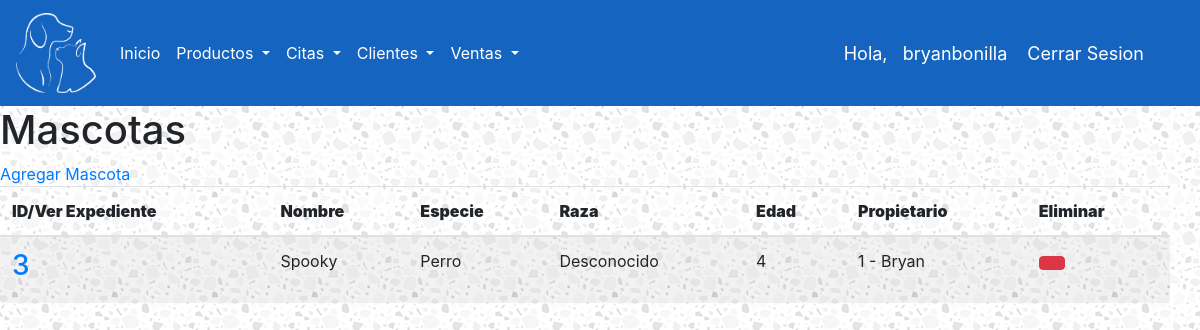
The page /mascota/ (signed in) on the database as committed earlier.
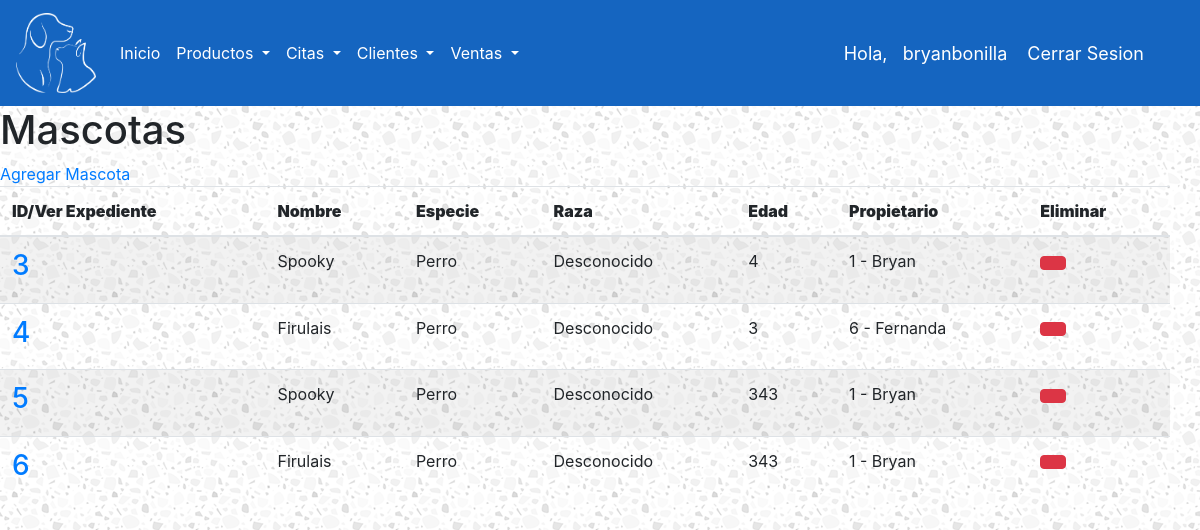
The same page on the database as committed later.
### ControlDeVeterinaria/models.py (models this page shows, shortened)
class Account(AbstractBaseUser):
    ROLES = (
        ('ADMIN','ADMIN'),
        ('EMPLEADO','EMPLEADO'),
    )
    rol = models.CharField(max_length=30, choices=ROLES)
    username = models.CharField(max_length=50, unique=True)
    password = models.CharField(max_length=50)
    is_admin = models.BooleanField(default=False)
    is_staff = models.BooleanField(default=False)
    is_superuser = models.BooleanField(default=False)
    USERNAME_FIELD = 'username'
    REQUIRED_FIELDS = ['rol','password']
    objects = MyAccountManager()
    def __str__(self):
        return self.username

class Mascota(models.Model):
    nombreMascota = models.CharField(max_length=20)
    especie = models.CharField(max_length=20)
    raza = models.CharField(max_length=20)
    edad = models.IntegerField()
    propietario = models.ForeignKey(Propietario, on_delete=models.SET_NULL, null=True)

class Propietario(models.Model):
    nombrePropietario = models.CharField(max_length=30)
    telefonoMovil = models.CharField(max_length=10)
    telefonoCasa = models.CharField(max_length=10)
    correoElectronico = models.CharField(max_length=50)
    def __str__(self):
        return '%s - %s' % (self.id, self.nombrePropietario)

### ControlDeVeterinaria/views.py (the view)
# urls.py: path('mascota/', verMascota, name="ver-mascota"),
@login_required(login_url='login')
def verMascota(request):
    listaMascotas = Mascota.objects.all()
    context ={
        'listaMascotas':listaMascotas
    }
    return render(request, 'ControlDeVeterinaria/mascota.html', context)

### ControlDeVeterinaria/templates/ControlDeVeterinaria/mascota.html (shortened to what this page needs)
{% extends 'ControlDeVeterinaria/base.html' %}
{% load static %}
{% block content %}
<h1>Mascotas</h1>
<a href="{% url 'crear-mascota' %}"> Agregar Mascota </a>
<div class="row col-sm-12">
		<table id="dvData" class="table table-striped" >
			<thead>
				<tr>
					<th >
						<strong>ID/Ver Expediente</strong>
					</th>
					<th >
						<strong>Nombre</strong>
					</th>
					<th >
						<strong>Especie</strong>
					</th>
					<th >
						<strong>Raza</strong>
					</th>
					<th >
						<strong>Edad</strong>
					</th>
					<th >
						<strong>Propietario</strong>
					</th>
					<th >
						<strong>Eliminar</strong>
					</th>
				</tr>
			</thead>
			<tbody>
				{% for datos in listaMascotas %}
					<tr>
						<td ><h3><a href = "{% url 'expediente-mascota' datos.id %}" >{{ datos.id }}</a></h3></td>
						<td >{{ datos.nombreMascota }}</td>
						<td >{{ datos.especie }}</td>
						<td >{{ datos.raza }}</td>
						<td >{{ datos.edad }}</td>
						<td >{{ datos.propietario }}</td>
						<td >
							<a href="{% url 'borrar-mascota' datos.id %}" class="btn btn-default btn-danger"></a>
						</td>
					</tr>
				{% endfor %}
			</tbody>
		</table>
	</div>
{% endblock %}

### ControlDeVeterinaria/templates/ControlDeVeterinaria/base.html (shortened to what this page needs)
<!DOCTYPE html>
{% load static %}
<html>
<head>
	<link rel="stylesheet" href="https://cdn.jsdelivr.net/npm/bootstrap@4.5.3/dist/css/bootstrap.min.css">
<link rel="stylesheet" href="{% static "CDV/css/1.css" %}">
</head>
<body>
	<header>
		<nav class="navbar navbar-expand-lg">
      <a class="navbar-brand text-white" href="{% url 'index' %}" ><img src="{% static "CDV/images/Logo.png" %}" class="imglogo"></a>
      <div class="collapse navbar-collapse" id="navbarSupportedContent">
        <ul class="navbar-nav mr-auto">
          <li class="nav-item active">
            <a class="nav-link text-white" href={% url 'index' %} >Inicio <span class="sr-only">(current)</span></a>
          </li>
          <li class="nav-item dropdown">
            <a class="nav-link dropdown-toggle text-white" href="#" id="navbarDropdown" role="button" data-toggle="dropdown" aria-haspopup="true" aria-expanded="false">
              Productos
            </a>
          </li>
          <li class="nav-item dropdown">
            <a class="nav-link dropdown-toggle text-white" href="#" id="navbarDropdown" role="button" data-toggle="dropdown" aria-haspopup="true" aria-expanded="false">
              Citas
            </a>
          </li>
          <li class="nav-item dropdown">
            <a class="nav-link dropdown-toggle text-white" href="#" id="navbarDropdown" role="button" data-toggle="dropdown" aria-haspopup="true" aria-expanded="false">
              Clientes
            </a>
          </li>
          <li class="nav-item dropdown">
            <a class="nav-link dropdown-toggle text-white" href="#" id="navbarDropdown" role="button" data-toggle="dropdown" aria-haspopup="true" aria-expanded="false">
              Ventas
            </a>
          </li>
        </ul>
      </div>
      <span class = "hello-msg">Hola, &nbsp {{request.user}} </span>
      <span class = "hello-msg"><a href="{% url 'logout' %}">Cerrar Sesion</a></span>
    </nav>
	</header>
{% block content %}
{% endblock %}
</body>
</html>

### static/CDV/css/1.css (style rules this page uses)
html { font-family: 'Montserrat', sans-serif; }
nav { background-color: #1565c0 !important; color: white; }
.imglogo { width: 80px; height: 80px; }

Rows that differ between the two databases and show on the page:
added Mascota: id "4", nombreMascota "Firulais", especie "Perro", raza "Desconocido", edad "3", propietario "6 - Fernanda"
added Mascota: id "5", nombreMascota "Spooky", especie "Perro", raza "Desconocido", edad "343", propietario "1 - Bryan"
added Mascota: id "6", nombreMascota "Firulais", especie "Perro", raza "Desconocido", edad "343", propietario "1 - Bryan"
